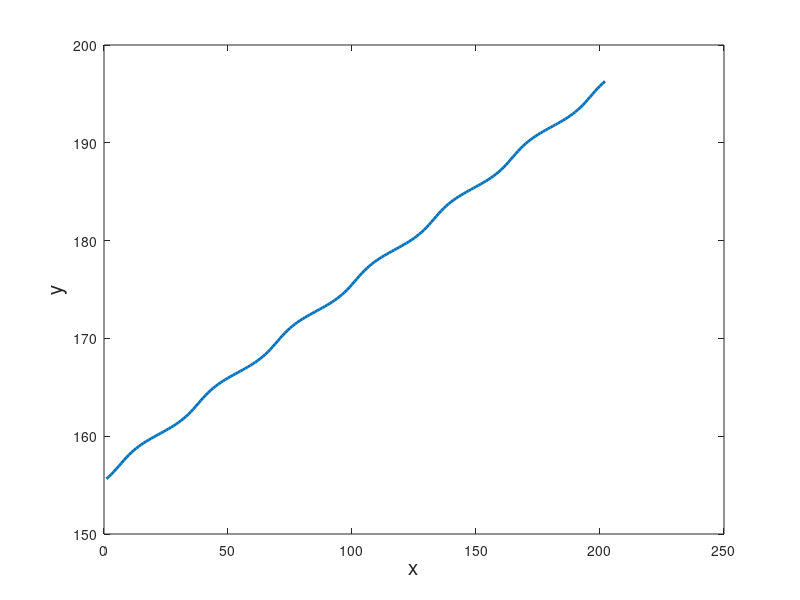
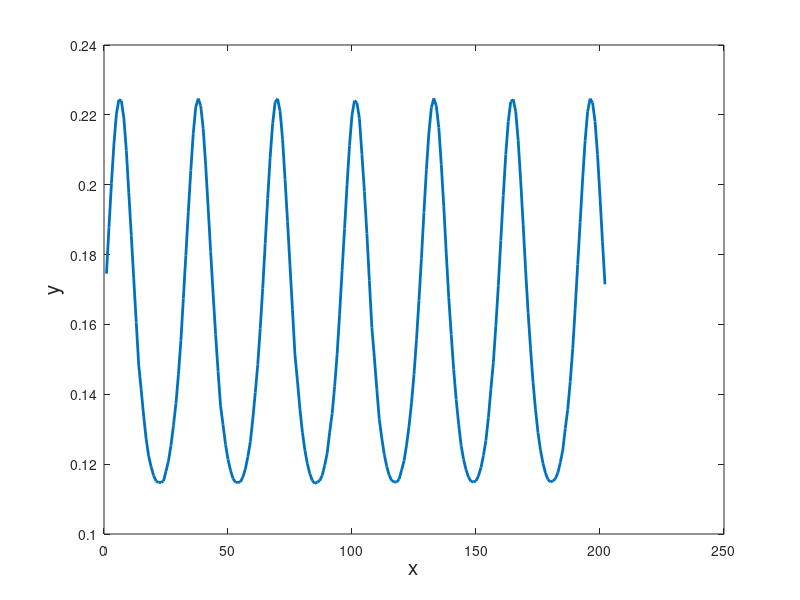
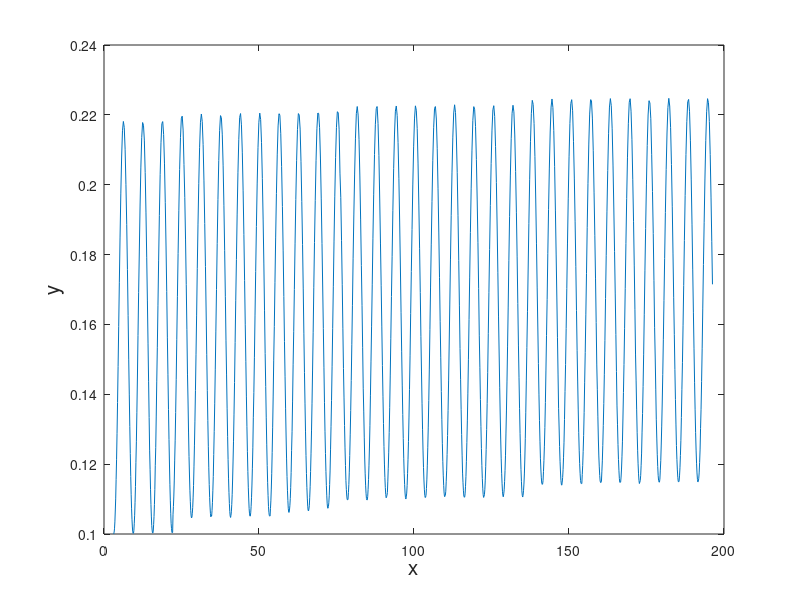

The MATLAB script that drew these images, in order:
clear all;close all;clc;

%Code showing timeseries  for Kapitza pendulum 
g=.01;a=0.02;w=5;
Pendulum=@(t,x) [x(2);-g*sin(x(1))-a*w*w*cos(w*t)*sin(x(1))]; 
% Use ode45, 0<t<200, initial value (x,y)=(1,0).
%set tolerances
options = odeset('RelTol',1e-4,'AbsTol',1e-4);
[t,xx]=ode45(Pendulum,(0:(2/w)*pi:(2000/w)*pi),[pi+0.001,.1],options);
%[t,xx]=ode45(Pendulum,[0:1000],[pi+0.001,0.1],options);
pos=xx(:,1);
vel=xx(:,2);
pfinal=pos(800:end);
vfinal=vel(800:end);
figure(1)
plot(pfinal,'Linewidth',2)
% Plot the trajectory.
fsize=15;
%axis([-pi pi -pi pi])
xlabel('x','FontSize',fsize)
ylabel('y','FontSize',fsize)
print -depsc -painters  postimeseries.eps
 hold on 
figure(2)
plot(vfinal,'Linewidth',2)
% Plot the trajectory.
fsize=15;
%axis([-pi pi -pi pi])
xlabel('x','FontSize',fsize)
ylabel('y','FontSize',fsize)
print -depsc -painters  veltimeseries.eps

figure(3)
plot(xx(:,1),xx(:,2))
% Plot the trajectory.
fsize=15;
%axis([-pi pi -pi pi])
xlabel('x','FontSize',fsize)
ylabel('y','FontSize',fsize)
print -depsc -painters  phaseplotkick.eps

